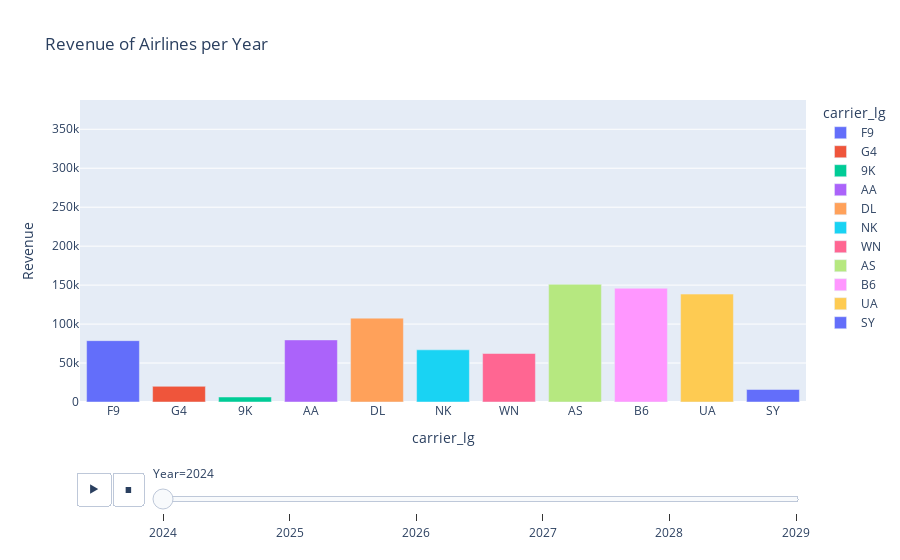

Notebook code cell kept with this figure:
### Code cell
# Group and sum revenue by Airline and Year
revenue_data = flights_data.groupby(['carrier_lg', 'Year'])['Revenue'].mean().reset_index()
revenue_data = revenue_data.sort_values(by='Year', ascending=True)

# Create an interactive bar plot
fig = px.bar(revenue_data, x='carrier_lg', y='Revenue', color='carrier_lg',
             animation_frame='Year', range_y=[0, revenue_data['Revenue'].max() * 1.1],
             title='Revenue of Airlines per Year')

# Show the plot
fig.show()

### Figure 1 — Plotly figure (JSON) as saved in the notebook; plotly's stock layout.template omitted (floating-point values rounded to 4 significant figures)
{"data": [{"alignmentgroup": "True", "hovertemplate": "carrier_lg=%{x}<br>Year=2024<br>Revenue=%{y}<extra></extra>", "legendgroup": "F9", "marker": {"color": "#636efa", "pattern": {"shape": ""}}, "name": "F9", "offsetgroup": "F9", "orientation": "v", "showlegend": true, "textposition": "auto", "type": "bar", "x": ["F9"], "xaxis": "x", "y": [78710.0], "yaxis": "y"}, {"alignmentgroup": "True", "hovertemplate": "carrier_lg=%{x}<br>Year=2024<br>Revenue=%{y}<extra></extra>", "legendgroup": "G4", "marker": {"color": "#EF553B", "pattern": {"shape": ""}}, "name": "G4", "offsetgroup": "G4", "orientation": "v", "showlegend": true, "textposition": "auto", "type": "bar", "x": ["G4"], "xaxis": "x", "y": [20100.0], "yaxis": "y"}, {"alignmentgroup": "True", "hovertemplate": "carrier_lg=%{x}<br>Year=2024<br>Revenue=%{y}<extra></extra>", "legendgroup": "9K", "marker": {"color": "#00cc96", "pattern": {"shape": ""}}, "name": "9K", "offsetgroup": "9K", "orientation": "v", "showlegend": true, "textposition": "auto", "type": "bar", "x": ["9K"], "xaxis": "x", "y": [6403.0], "yaxis": "y"}, {"alignmentgroup": "True", "hovertemplate": "carrier_lg=%{x}<br>Year=2024<br>Revenue=%{y}<extra></extra>", "legendgroup": "AA", "marker": {"color": "#ab63fa", "pattern": {"shape": ""}}, "name": "AA", "offsetgroup": "AA", "orientation": "v", "showlegend": true, "textposition": "auto", "type": "bar", "x": ["AA"], "xaxis": "x", "y": [79670.0], "yaxis": "y"}, {"alignmentgroup": "True", "hovertemplate": "carrier_lg=%{x}<br>Year=2024<br>Revenue=%{y}<extra></extra>", "legendgroup": "DL", "marker": {"color": "#FFA15A", "pattern": {"shape": ""}}, "name": "DL", "offsetgroup": "DL", "orientation": "v", "showlegend": true, "textposition": "auto", "type": "bar", "x": ["DL"], "xaxis": "x", "y": [107600.0], "yaxis": "y"}, {"alignmentgroup": "True", "hovertemplate": "carrier_lg=%{x}<br>Year=2024<br>Revenue=%{y}<extra></extra>", "legendgroup": "NK", "marker": {"color": "#19d3f3", "pattern": {"shape": ""}}, "name": "NK", "offsetgroup": "NK", "orientation": "v", "showlegend": true, "textposition": "auto", "type": "bar", "x": ["NK"], "xaxis": "x", "y": [66940.0], "yaxis": "y"}, {"alignmentgroup": "True", "hovertemplate": "carrier_lg=%{x}<br>Year=2024<br>Revenue=%{y}<extra></extra>", "legendgroup": "WN", "marker": {"color": "#FF6692", "pattern": {"shape": ""}}, "name": "WN", "offsetgroup": "WN", "orientation": "v", "showlegend": true, "textposition": "auto", "type": "bar", "x": ["WN"], "xaxis": "x", "y": [62240.0], "yaxis": "y"}, {"alignmentgroup": "True", "hovertemplate": "carrier_lg=%{x}<br>Year=2024<br>Revenue=%{y}<extra></extra>", "legendgroup": "AS", "marker": {"color": "#B6E880", "pattern": {"shape": ""}}, "name": "AS", "offsetgroup": "AS", "orientation": "v", "showlegend": true, "textposition": "auto", "type": "bar", "x": ["AS"], "xaxis": "x", "y": [151000.0], "yaxis": "y"}, {"alignmentgroup": "True", "hovertemplate": "carrier_lg=%{x}<br>Year=2024<br>Revenue=%{y}<extra></extra>", "legendgroup": "B6", "marker": {"color": "#FF97FF", "pattern": {"shape": ""}}, "name": "B6", "offsetgroup": "B6", "orientation": "v", "showlegend": true, "textposition": "auto", "type": "bar", "x": ["B6"], "xaxis": "x", "y": [146000.0], "yaxis": "y"}, {"alignmentgroup": "True", "hovertemplate": "carrier_lg=%{x}<br>Year=2024<br>Revenue=%{y}<extra></extra>", "legendgroup": "UA", "marker": {"color": "#FECB52", "pattern": {"shape": ""}}, "name": "UA", "offsetgroup": "UA", "orientation": "v", "showlegend": true, "textposition": "auto", "type": "bar", "x": ["UA"], "xaxis": "x", "y": [138500.0], "yaxis": "y"}, {"alignmentgroup": "True", "hovertemplate": "carrier_lg=%{x}<br>Year=2024<br>Revenue=%{y}<extra></extra>", "legendgroup": "SY", "marker": {"color": "#636efa", "pattern": {"shape": ""}}, "name": "SY", "offsetgroup": "SY", "orientation": "v", "showlegend": true, "textposition": "auto", "type": "bar", "x": ["SY"], "xaxis": "x", "y": [16080.0], "yaxis": "y"}], "layout": {"barmode": "relative", "legend": {"title": {"text": "carrier_lg"}, "tracegroupgap": 0}, "sliders": [{"active": 0, "currentvalue": {"prefix": "Year="}, "len": 0.9, "pad": {"b": 10, "t": 60}, "steps": [{"args": [["2024"], {"frame": {"duration": 0, "redraw": true}, "fromcurrent": true, "mode": "immediate", "transition": {"duration": 0, "easing": "linear"}}], "label": "2024", "method": "animate"}, {"args": [["2025"], {"frame": {"duration": 0, "redraw": true}, "fromcurrent": true, "mode": "immediate", "transition": {"duration": 0, "easing": "linear"}}], "label": "2025", "method": "animate"}, {"args": [["2026"], {"frame": {"duration": 0, "redraw": true}, "fromcurrent": true, "mode": "immediate", "transition": {"duration": 0, "easing": "linear"}}], "label": "2026", "method": "animate"}, {"args": [["2027"], {"frame": {"duration": 0, "redraw": true}, "fromcurrent": true, "mode": "immediate", "transition": {"duration": 0, "easing": "linear"}}], "label": "2027", "method": "animate"}, {"args": [["2028"], {"frame": {"duration": 0, "redraw": true}, "fromcurrent": true, "mode": "immediate", "transition": {"duration": 0, "easing": "linear"}}], "label": "2028", "method": "animate"}, {"args": [["2029"], {"frame": {"duration": 0, "redraw": true}, "fromcurrent": true, "mode": "immediate", "transition": {"duration": 0, "easing": "linear"}}], "label": "2029", "method": "animate"}], "x": 0.1, "xanchor": "left", "y": 0, "yanchor": "top"}], "title": {"text": "Revenue of Airlines per Year"}, "updatemenus": [{"buttons": [{"args": [null, {"frame": {"duration": 500, "redraw": true}, "fromcurrent": true, "mode": "immediate", "transition": {"duration": 500, "easing": "linear"}}], "label": "&#9654;", "method": "animate"}, {"args": [[null], {"frame": {"duration": 0, "redraw": true}, "fromcurrent": true, "mode": "immediate", "transition": {"duration": 0, "easing": "linear"}}], "label": "&#9724;", "method": "animate"}], "direction": "left", "pad": {"r": 10, "t": 70}, "showactive": false, "type": "buttons", "x": 0.1, "xanchor": "right", "y": 0, "yanchor": "top"}], "xaxis": {"anchor": "y", "categoryarray": ["F9", "G4", "9K", "AA", "DL", "NK", "WN", "AS", "B6", "UA", "SY", "MX", "XP", "3M"], "categoryorder": "array", "domain": [0, 1], "title": {"text": "carrier_lg"}}, "yaxis": {"anchor": "x", "domain": [0, 1], "range": [0, 387600.0], "title": {"text": "Revenue"}}}}
